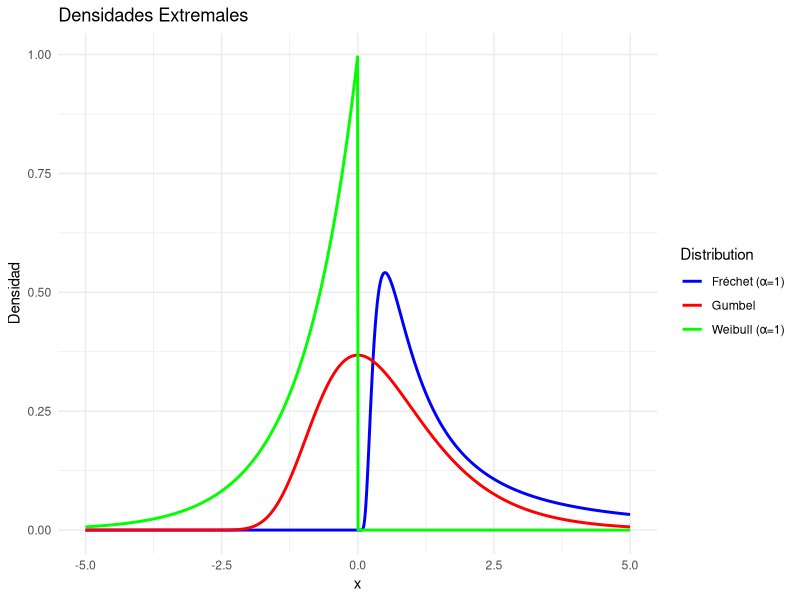
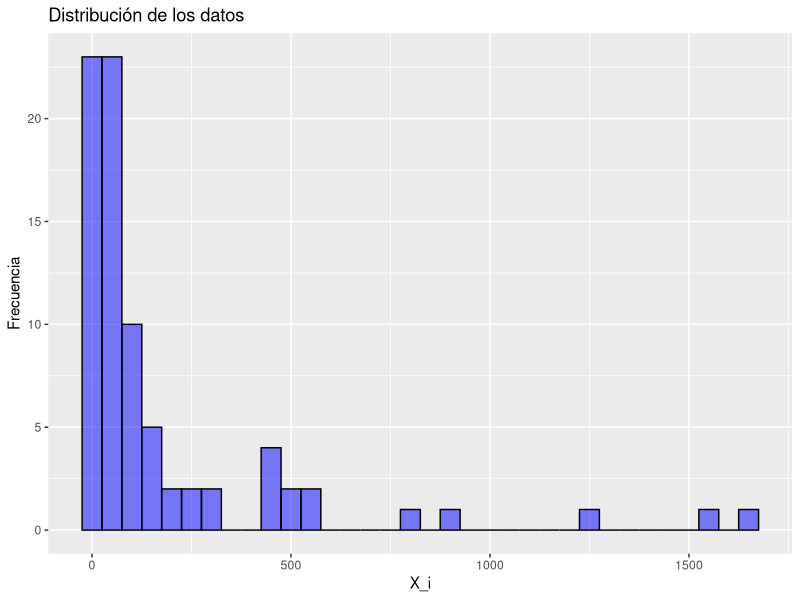
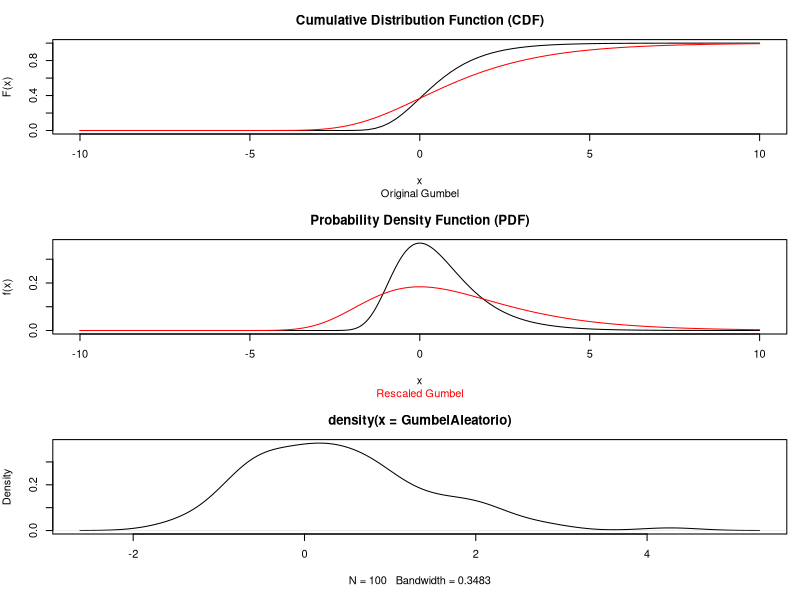
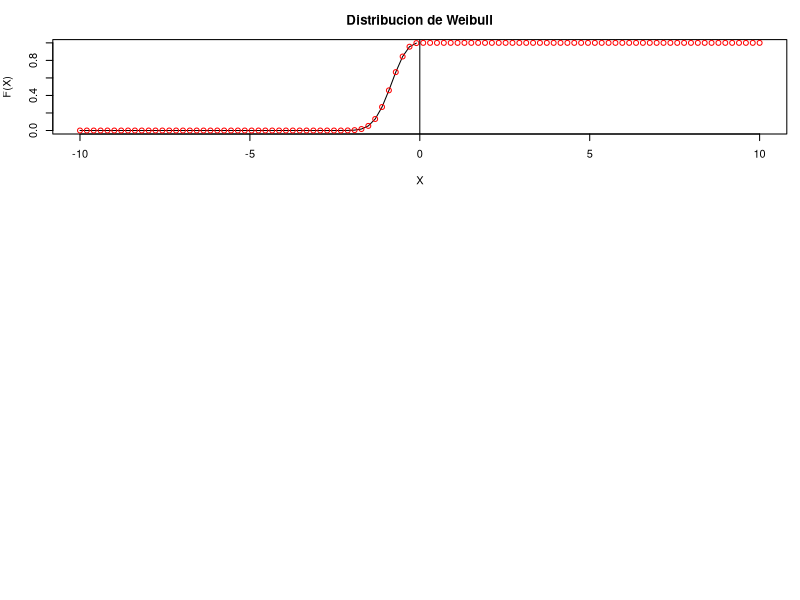
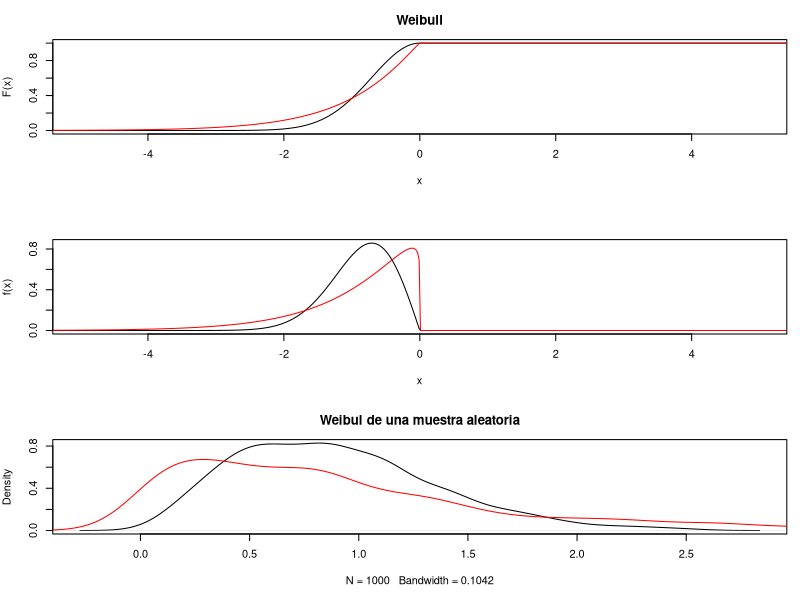
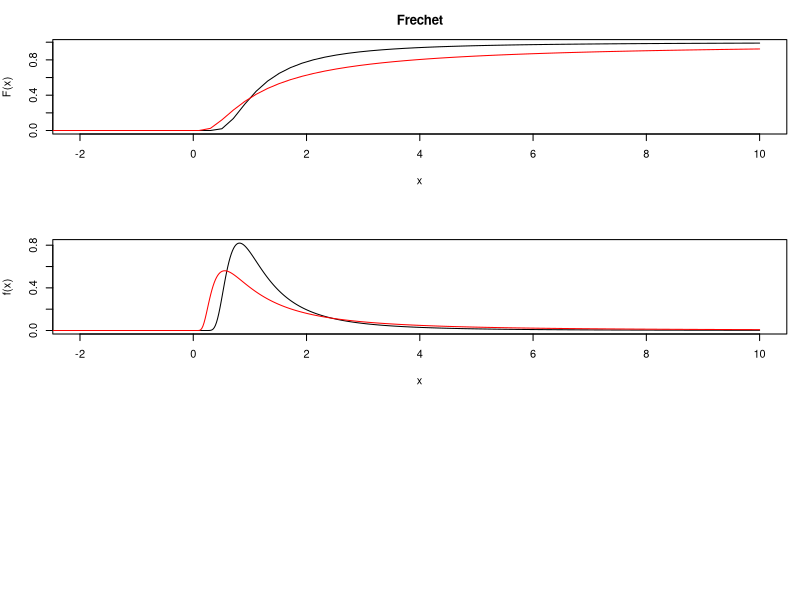

Here is the R script that generated these plots, in order:
## ---- chunk 1
library(evd)
library(ggplot2)
## ---- chunk 2
# Load necessary package
library(ggplot2)

# Define the range of x values, ensuring negative values are included
x_gumbel <- seq(-5, 5, length.out = 1000)
x_weibull <- seq(-5, 5, length.out = 1000)  
x_frechet <- seq(-5, 5, length.out = 1000)  # Extended to include negative values

# Define the PDFs based on given formulas
gumbel_pdf <- function(x) exp(-x) * exp(-exp(-x))
weibull_pdf <- function(x, alpha = 1) ifelse(x < 0, alpha * (-x)^(alpha - 1) * exp(-(-x)^alpha), 0)
frechet_pdf <- function(x, alpha = 1) ifelse(x > 0, alpha * x^(-alpha - 1) * exp(-x^(-alpha)), 0)  # Explicitly defined for x ≤ 0

# Compute PDFs
gumbel_vals <- gumbel_pdf(x_gumbel)
weibull_vals <- weibull_pdf(x_weibull, alpha = 1)  # Order 1
frechet_vals <- frechet_pdf(x_frechet, alpha = 1)  # Order 1

# Create data frames for ggplot
df_gumbel <- data.frame(x = x_gumbel, y = gumbel_vals, Distribution = "Gumbel")
df_weibull <- data.frame(x = x_weibull, y = weibull_vals, Distribution = "Weibull (α=1)")
df_frechet <- data.frame(x = x_frechet, y = frechet_vals, Distribution = "Fréchet (α=1)")

# Combine all data
df <- rbind(df_gumbel, df_weibull, df_frechet)

# Plot using ggplot2
ggplot(df, aes(x, y, color = Distribution)) +
  geom_line(size = 1) +
  labs(title = "Densidades Extremales",
       x = "x", y = "Densidad") +
  theme_minimal() +
  scale_color_manual(values = c("blue", "red", "green"))
## ---- chunk 3
# Fijar semilla para reproducibilidad
set.seed(123)

# Definir parámetros
mu <- 0       # Centro
beta <- 1     # Escala
gamma <- 0.5772156649  # Constante de Euler-Mascheroni

# Número de simulaciones
n <- 1000

# Generar 1000 valores de una variable uniforme en (0,1)
U <- runif(n)

# Simular la variable Gumbel con parámetros (mu, beta)
X_gumbel <- mu - beta * log(-log(U))

# Calcular estadísticas
esperanza <- mu + beta * gamma
moda <- mu
mediana_teorica <- mu - beta * log(log(2))
desviacion_std_teorica <- beta * pi / sqrt(6)

# Calcular estadísticas empíricas
promedio_empirico <- mean(X_gumbel)
desviacion_std_empirica <- sd(X_gumbel)
mediana_empirica <- median(X_gumbel)
## ---- chunk 4
# Mostrar resultados teóricos
cat("----- Resultados teóricos: ----- \n")
cat("Esperanza teórica:", esperanza, "\n")
cat("Moda teórica:", moda, "\n")
cat("Mediana teórica:", mediana_teorica, "\n")
cat("Desviación estándar teórica:", desviacion_std_teorica, "\n\n")

# Mostrar resultados empíricos
cat("----- Resultados empíricos (simulación con n =", n, "): -----\n")
cat("Promedio empírico:", promedio_empirico, "\n")
cat("Desviación estándar empírica:", desviacion_std_empirica, "\n")
cat("Mediana empírica:", mediana_empirica, "\n")
## ---- chunk 5
data <- data.frame(
#  i = 1:80,
  X_i = c(430.3, 115.7, 4.48, 26.95, 72.27, 206.4, 22.79, 25.03, 226.8, 11.1,
        1572, 100, 104.5, 37.1, 20.22, 106.9, 47.2, 62.82, 39.3, 18.52,
        41.47, 429.5, 1228, 127.6, 9.93, 90.4, 201.7, 295.1, 20.62, 20.58,
        13.27, 538.1, 804, 321.6, 16.11, 22.05, 100.2, 40.76, 262.7, 19.32,
        7.79, 58.02, 28.02, 18.38, 13.12, 572.8, 44.46, 40.72, 25.07, 24.07,
        511.8, 38.12, 15.86, 75.48, 24.09, 119.4, 174.7, 104.7, 140, 79.67,
        158, 25.46, 462.5, 35.53, 876.4, 462.5, 53.47, 23.59, 38.77, 494.2,
        164.2, 52.06, 54.13, 15.53, 29, 14.35, 1675, 15.01, 72.07, 22.99))
## ---- chunk 6
print("Primeros 6 datos:")
head(data)
## ---- chunk 7
# Histograma de los datos
ggplot(data, aes(x = X_i)) +
  geom_histogram(binwidth = 50, fill = "blue", alpha = 0.5, color = "black") +
  labs(title = "Distribución de los datos", x = "X_i", y = "Frecuencia")
## ---- chunk 8
print('Cálculo de estadísticos básicos')
summary(data$X_i)
## ---- chunk 9
# Define the sequence of x values
x_aux <- seq(-10, 10, length = 1000)

# Set up the plotting layout
par(mfrow = c(3, 1), mar = c(5, 4, 3, 1))

# Plot the cumulative distribution function (CDF) of the Gumbel distribution
plot(seq(-10, 10, length = 100), pgumbel(q = seq(-10, 10, length = 100), loc = 0, scale = 1), 
     xlim = c(-10, 10), type = "l", ylab = "F(x)", xlab = "x", main = "Cumulative Distribution Function (CDF)")
lines(seq(-10, 10, length = 100), pgumbel(q = seq(-10, 10, length = 100), loc = 0, scale = 2), col = "red")
title(main ="", sub = "Original Gumbel")

# Plot the probability density function (PDF) of the Gumbel distribution
plot(x_aux, dgumbel(x = x_aux, loc = 0, scale = 1, log = FALSE), xlim = c(-10, 10), type = "l", 
     ylab = "f(x)", xlab = "x", main = "Probability Density Function (PDF)")
lines(x_aux, dgumbel(x = x_aux, loc = 0, scale = 2, log = FALSE), col = "red")
title(main = "")

# Add subtitles to each plot
title(main = "", sub = "Rescaled Gumbel", col.main = "red", col.sub = "red")
## ---- chunk 10
# Podemos simular 100 datos aleatorios de una distribución Gumbel
GumbelAleatorio<-rgumbel(100)
plot(density(GumbelAleatorio))
## ---- chunk 11
-digamma(1) # Constante de Euler-Mascheroni
## ---- chunk 12
mean(rgumbel(1000))
## ---- chunk 13
sd(rgumbel(1000))
## ---- chunk 14
x_aux<-seq(-10, 10, length=100)
alpha<- 2.6 # definimos un alfa cualquiera (>0)
plot(x_aux, exp(-(-x_aux)^alpha), type="l", log="", ylab="F(X)", xlab="X", main="Distribucion de Weibull") # recordemos que la definimos para X<0, luego vale 1
points(x_aux, 1-pweibull(-x_aux, shape=alpha, scale=1), col="red")
abline(v=0)
## ---- chunk 15
#Veamos ahora la forma de un par de distribuciones cambiando el parámetro de orden (α
#), que en la función pweibull de R se nombra como shape y que define el orden de la distribución.
x_aux<- seq(-10,10, length=1000)
par(mfrow=c(3,1), mar=c(5,4,3,1))
plot(x_aux, 1-pweibull(q=-x_aux, shape=2, scale=1) ,xlim=c(-5,5), type="l", ylab="F(x)", xlab="x", main="Weibull")
lines(x_aux, 1-pweibull(q=-x_aux, shape=1.1, scale=1), col="red")

plot(x_aux, dweibull(x=-x_aux, shape=2, scale=1, log = FALSE) ,xlim=c(-5,5), type="l", ylab="f(x)", xlab="x")
lines(x_aux, dweibull(x=-x_aux, shape=1.1, scale=1, log = FALSE), col="red")
## ---- chunk 16
#
randomWeibull1<-rweibull(1000, shape=2)
randomWeibull2<-rweibull(1000, shape=1.1)

plot(density(randomWeibull1), main="Weibul de una muestra aleatoria")
lines(density(randomWeibull2),col="red")
## ---- chunk 17
x_aux<- seq(-10,10, length=1000)

par(mfrow=c(3,1), mar=c(5,4,3,1))
plot(seq(-10,10,length=100), pfrechet(q=seq(-10,10,length=100), shape=2, scale=1) ,xlim=c(-2,10), type="l", ylab="F(x)", xlab="x", main="Frechet")
lines(seq(-10,10,length=100), pfrechet(q=seq(-10,10,length=100), shape=1.1, scale=1),col= "red")

plot(x_aux, dfrechet(x=x_aux, shape=2, scale=1, log = FALSE) ,xlim=c(-2,10), type="l", ylab="f(x)", xlab="x")
lines(x_aux, dfrechet(x=x_aux, shape=1.1, scale=1, log = FALSE), col="red")
## ---- chunk 18
# faltan datos, ya los pedí
## ---- chunk 19
#datos
